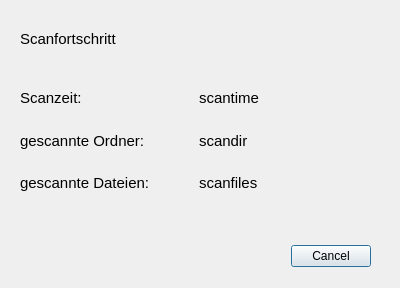
<?xml version="1.0" encoding="UTF-8"?>
<ui version="4.0">
 <class>Dialog</class>
 <widget class="QDialog" name="Dialog">
  <property name="geometry">
   <rect>
    <x>0</x>
    <y>0</y>
    <width>400</width>
    <height>288</height>
   </rect>
  </property>
  <property name="windowTitle">
   <string>Dialog</string>
  </property>
  <widget class="QDialogButtonBox" name="buttonBox">
   <property name="geometry">
    <rect>
     <x>30</x>
     <y>240</y>
     <width>341</width>
     <height>32</height>
    </rect>
   </property>
   <property name="orientation">
    <enum>Qt::Orientation::Horizontal</enum>
   </property>
   <property name="standardButtons">
    <set>QDialogButtonBox::StandardButton::Cancel</set>
   </property>
  </widget>
  <widget class="QLabel" name="label_7">
   <property name="geometry">
    <rect>
     <x>20</x>
     <y>30</y>
     <width>221</width>
     <height>17</height>
    </rect>
   </property>
   <property name="font">
    <font>
     <pointsize>11</pointsize>
    </font>
   </property>
   <property name="text">
    <string>Scanfortschritt</string>
   </property>
  </widget>
  <widget class="QWidget" name="">
   <property name="geometry">
    <rect>
     <x>20</x>
     <y>80</y>
     <width>351</width>
     <height>121</height>
    </rect>
   </property>
   <layout class="QGridLayout" name="gridLayout">
    <item row="0" column="0">
     <widget class="QLabel" name="label">
      <property name="font">
       <font>
        <pointsize>11</pointsize>
       </font>
      </property>
      <property name="text">
       <string>Scanzeit:</string>
      </property>
     </widget>
    </item>
    <item row="0" column="1">
     <widget class="QLabel" name="label_4">
      <property name="font">
       <font>
        <pointsize>11</pointsize>
       </font>
      </property>
      <property name="text">
       <string>scantime</string>
      </property>
     </widget>
    </item>
    <item row="1" column="0">
     <widget class="QLabel" name="label_2">
      <property name="font">
       <font>
        <pointsize>11</pointsize>
       </font>
      </property>
      <property name="text">
       <string>gescannte Ordner:</string>
      </property>
     </widget>
    </item>
    <item row="1" column="1">
     <widget class="QLabel" name="label_5">
      <property name="font">
       <font>
        <pointsize>11</pointsize>
       </font>
      </property>
      <property name="text">
       <string>scandir</string>
      </property>
     </widget>
    </item>
    <item row="2" column="0">
     <widget class="QLabel" name="label_3">
      <property name="font">
       <font>
        <pointsize>11</pointsize>
       </font>
      </property>
      <property name="text">
       <string>gescannte Dateien:</string>
      </property>
     </widget>
    </item>
    <item row="2" column="1">
     <widget class="QLabel" name="label_6">
      <property name="font">
       <font>
        <pointsize>11</pointsize>
       </font>
      </property>
      <property name="text">
       <string>scanfiles</string>
      </property>
     </widget>
    </item>
   </layout>
  </widget>
 </widget>
 <resources/>
 <connections>
  <connection>
   <sender>buttonBox</sender>
   <signal>accepted()</signal>
   <receiver>Dialog</receiver>
   <slot>accept()</slot>
   <hints>
    <hint type="sourcelabel">
     <x>248</x>
     <y>254</y>
    </hint>
    <hint type="destinationlabel">
     <x>157</x>
     <y>274</y>
    </hint>
   </hints>
  </connection>
  <connection>
   <sender>buttonBox</sender>
   <signal>rejected()</signal>
   <receiver>Dialog</receiver>
   <slot>reject()</slot>
   <hints>
    <hint type="sourcelabel">
     <x>316</x>
     <y>260</y>
    </hint>
    <hint type="destinationlabel">
     <x>286</x>
     <y>274</y>
    </hint>
   </hints>
  </connection>
 </connections>
</ui>
